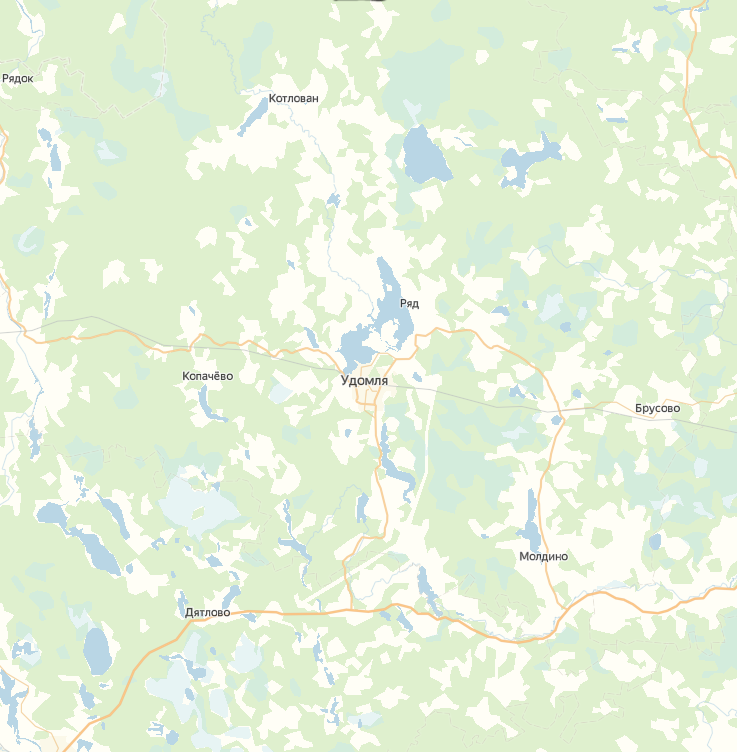
#> input picture map_fragmentation/kalinin_test.png, 737 x 752 px
$ python map_fragment.py
#> lines starting #> are read from the running program, lines starting #| are printed output that depends on the picture
from PIL import Image
import numpy as np
import shutil

def crop_img():
        img = Image.open("kalinin_test.png")
#> img is the input picture: PIL image 737x752 RGBA; mean R, G, B, A 229, 241.6, 218.5, 255
        rgb_img = img.convert("RGB")
        img_pixels = rgb_img.load()
        img_pixels_np = np.array(rgb_img)
        pix_width = rgb_img.width
#> pix_width = 737
        pix_height = rgb_img.height
#> pix_height = 752
        img_center = [int(pix_width / 2), int(pix_height / 2)]
#> img_center = [368, 376]
        radius_pix = int(min([pix_width, pix_height]) / 2)
#> radius_pix = 368
        radius = 30000
        scale = radius / (2 * radius_pix)
#> scale = 40.76

        for y_pix in range(pix_height):
            # Переводим координату y в систему координат с началом отсчета в центре изображения
            y_coord = radius / radius_pix * (img_center[1] - y_pix)
            y_coord = y_coord - scale if y_coord > 0 else y_coord + scale
            for x_pix in range(pix_width):
                # Обрезаем изображение по радиусу в пикселях
                if (x_pix - img_center[0]) ** 2 + (y_pix - img_center[1]) ** 2 <= radius_pix ** 2:
                    # Переводим координату x в систему координат с началом отсчета в центре изображения
                    x_coord = radius / radius_pix * (x_pix - img_center[0])
                    x_coord = x_coord - scale if x_coord > 0 else x_coord + scale
                    pixel_color = img_pixels[x_pix, y_pix]

                    # [13 lines of commented-out code are left out]
                    if pixel_color != (185, 214, 229):
                    	img.putpixel((x_pix,y_pix), (0, 0, 0))


                else:
                	img.putpixel((x_pix,y_pix), (255, 255, 255))
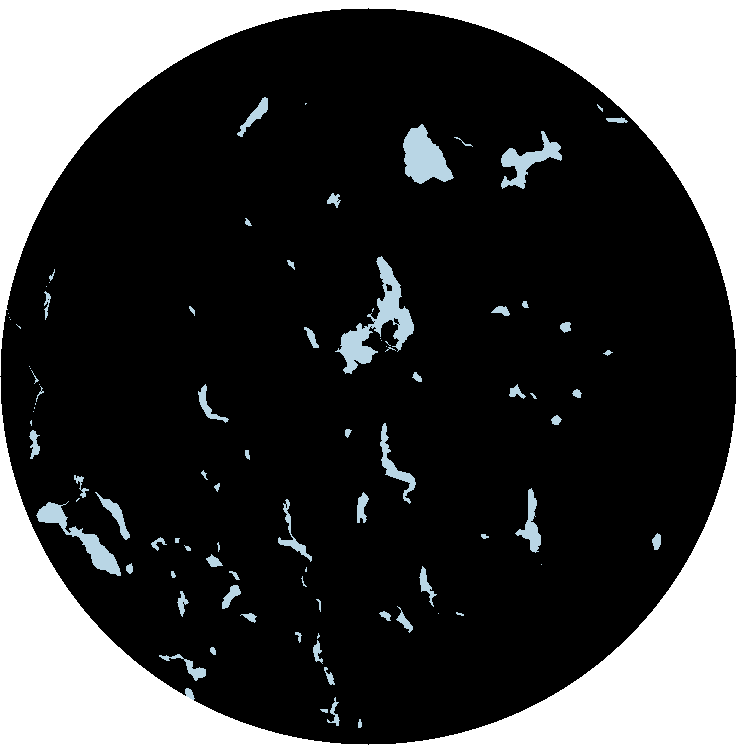
#> img: PIL image 737x752 RGBA; mean R, G, B, A 64, 64.8, 65.2, 255
        img.save("result.png")

crop_img()
